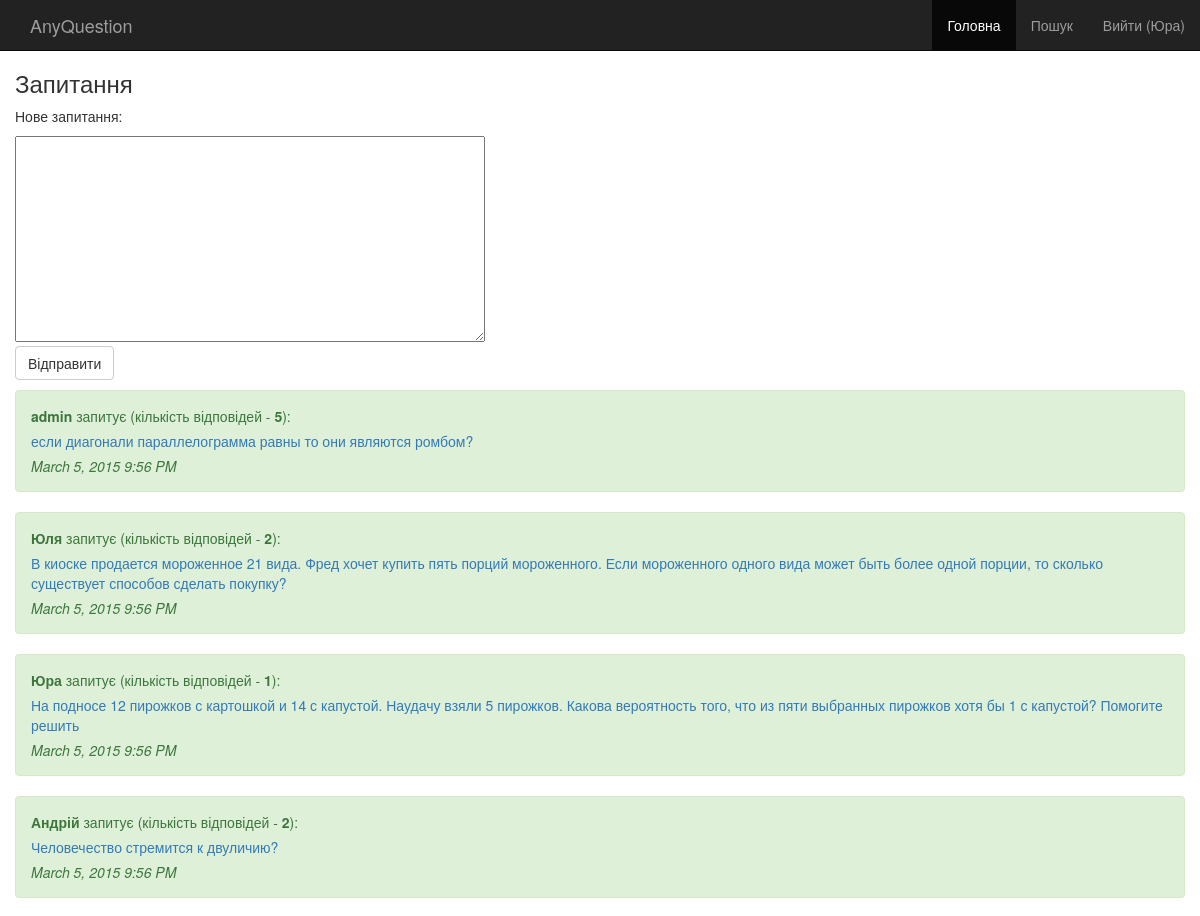
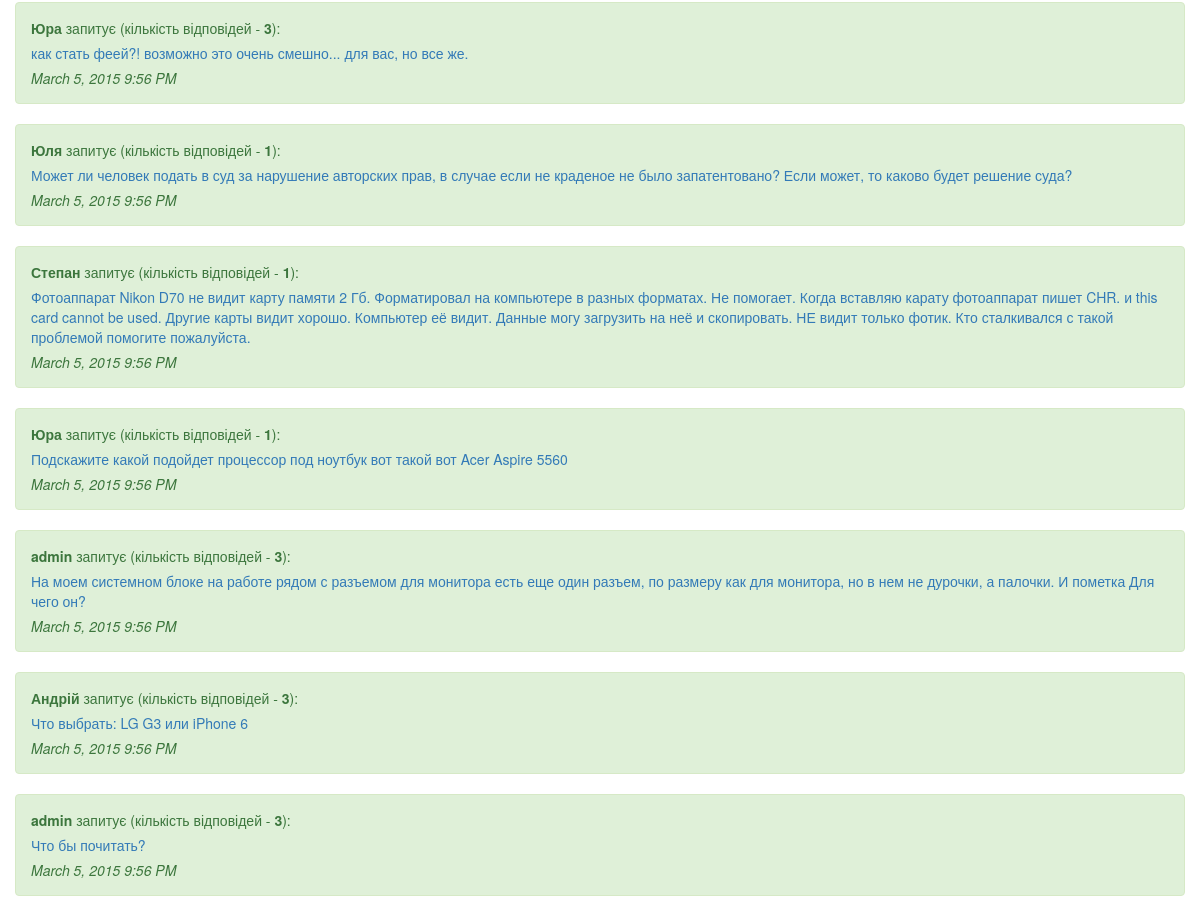
The app's page / (signed in) with its own data (2 pictures, top to bottom).
### models.py (models this page shows, shortened)
class User(db.Model, UserMixin):
    id = db.Column(db.Integer, primary_key=True)
    username = db.Column(db.String(80), unique=True)
    email = db.Column(db.String(120), unique=True)
    password = db.Column(db.String(120))

class Question(db.Model):
    __searchable__ = ['text']
    id = db.Column(db.Integer, primary_key=True)
    text = db.Column(db.Text)
    user_id = db.Column(db.Integer, db.ForeignKey('user.id'))
    pub_user = db.relationship('User',
        backref=db.backref('users', lazy='dynamic'))
    pub_date = db.Column(db.DateTime)

### run.py (the view)
@app.route('/')
def main():
    questions=Question.query.order_by(desc(Question.pub_date))
    answers_query=Answer.query
    return render_template('base.html', questions=questions, answers_query=answers_query)

### momentjs.py (called while the page is built)
    def render(self, format):
        return Markup("<script>\ndocument.write(moment(\"%s\").%s);\n</script>" % (self.timestamp.strftime("%Y-%m-%dT%H:%M:%S Z"), format))

    def format(self, fmt):
        return self.render("format(\"%s\")" % fmt)

### run.py (called while the page is built)
@login_manager.user_loader
def load_user(userid):
    return User.query.get(userid)

### templates/base.html (shortened to what this page needs)
<!DOCTYPE html>
<html>
<head lang="uk">
    <link rel=stylesheet media="screen" href="{{ url_for('static', filename='css/bootstrap.min.css') }}">
</head>
<body>
<div class="navbar navbar-inverse navbar-fixed-top">
    <div class="container">
      <div class="navbar-header">
        <a class="navbar-brand" href="/">AnyQuestion</a>
      </div>
      <div class="collapse navbar-collapse">
         {% if not current_user.is_authenticated() %}
            <p class="navbar-text navbar-right"><a href="/login" class="navbar-link">Увійти</a>/
            <a href="/register" class="navbar-link">Реєстрація</a></p>
         {% else %}
            <p class="navbar-text navbar-right"><a href="/logout" class="navbar-link">Вийти ({{ current_user.username }})</a></p>
         {% endif %}
          <ul class="nav navbar-nav navbar-right">
          {% block navbar %}
          <li class="active"><a href="/">Головна</a></li>
          <li><a href="/search">Пошук</a></li>
          {% endblock %}
        </ul>
      </div>
    </div>
  </div>
<div class="container">
    <div class="row">
        {% block content %}
        <h3>Запитання</h3>
        {% if current_user.is_authenticated() %}
            <form action="/add_question" method="post">
                <p>Нове запитання:</p><textarea name="new_question" id="new_question" rows="10" cols="60"></textarea>
                <p><input class="btn btn-default" type="submit" value="Відправити"></p>
            </form>
        {% endif %}
        {% for question in questions %}
            <div class="alert alert-success" role="alert">
            <p><strong>{{ question.pub_user.username }}</strong> запитує (кількість відповідей - <strong>{{ answers_query.filter_by(question_id=question.id).count() }}</strong>):</p>
            <p><a href="/question={{ question.id }}">{{ question.text }}</a></p>
            <p><i>{{ momentjs(question.pub_date).format('LLL') }}</i></p>
            </div>
        {% else %}
            <p>Неймовірно. Жодних запитань</p>
        {% endfor %}
        {% endblock %}
    </div>
</div>
</body>
</html>

### templates/base.html (style rules this page uses)
body { padding-top: 50px; }

### records on screen
User: username "Юра"
Question: pub_user.username "admin", filter_by "5", text "если диагонали параллелограмма равны то они являются ромбом?"
Question: pub_user.username "Юля", filter_by "2", text "В киоске продается мороженное 21 вида. Фред хочет купить пять порций мороженного. Если мороженного одного вида может быть более одной порции, то сколько существует способов сделать покупку?"
Question: pub_user.username "Юра", filter_by "1", text "На подносе 12 пирожков с картошкой и 14 с капустой. Наудачу взяли 5 пирожков. Какова вероятность того, что из пяти выбранных пирожков хотя бы 1 с капустой? Помогите решить"
Question: pub_user.username "Андрій", filter_by "2", text "Человечество стремится к двуличию?"
Question: pub_user.username "Юра", filter_by "3", text "как стать феей?! возможно это очень смешно... для вас, но все же."
Question: pub_user.username "Юля", filter_by "1", text "Может ли человек подать в суд за нарушение авторских прав, в случае если не краденое не было запатентовано? Если может, то каково будет решение суда?"
Question: pub_user.username "Степан", filter_by "1", text "Фотоаппарат Nikon D70 не видит карту памяти 2 Гб. Форматировал на компьютере в разных форматах. Не помогает. Когда вставляю карату фотоаппарат пишет CHR. и this card cannot be used. Другие карты видит хорошо. Компьютер её видит. Данные могу загрузить на неё и скопировать. НЕ видит только фотик. Кто сталкивался с такой проблемой помогите пожалуйста."
Question: pub_user.username "Юра", filter_by "1", text "Подскажите какой подойдет процессор под ноутбук вот такой вот Acer Aspire 5560"
Question: pub_user.username "admin", filter_by "3", text "На моем системном блоке на работе рядом с разъемом для монитора есть еще один разъем, по размеру как для монитора, но в нем не дурочки, а палочки. И пометка Для чего он?"
Question: pub_user.username "Андрій", filter_by "3", text "Что выбрать: LG G3 или iPhone 6"
Question: pub_user.username "admin", filter_by "3", text "Что бы почитать?"
